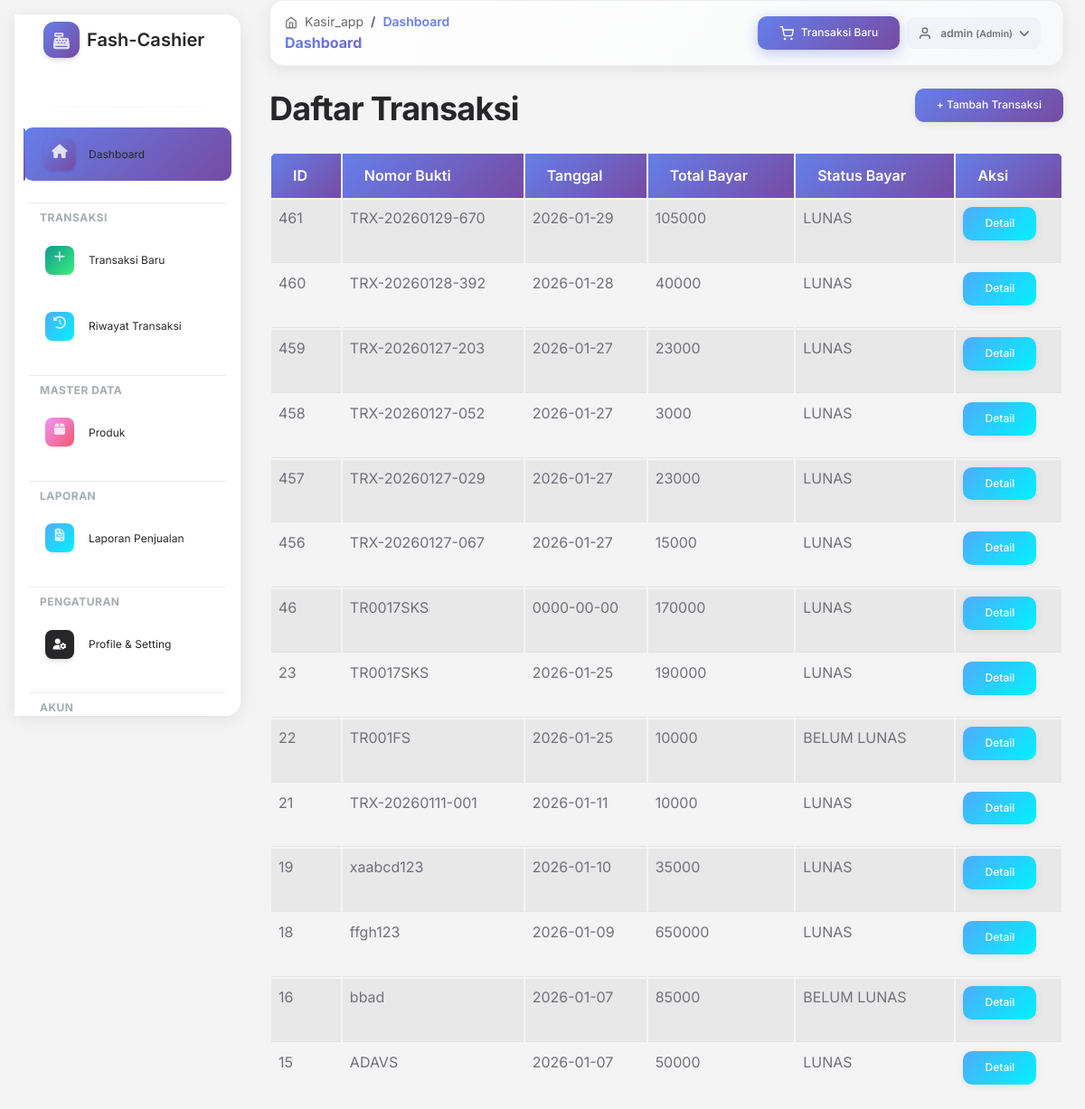
/transaksi/index.php (signed in), run on the app's committed database.
### tables this page shows
CREATE TABLE `transaksi` (
  `id` int(11) NOT NULL,
  `nomor_bukti` varchar(30) NOT NULL,
  `tanggal` date NOT NULL,
  `total_bayar` int(11) NOT NULL,
  `diskon` decimal(10,2) DEFAULT 0.00,
  `uang_bayar` decimal(10,2) DEFAULT 0.00,
  `kembalian` decimal(10,2) DEFAULT 0.00,
  `status_bayar` enum('BELUM LUNAS','LUNAS') DEFAULT 'BELUM LUNAS'
);

### transaksi/index.php (the view, shortened to what this page needs)
<?php
require_once '../config/database.php';
$result = mysqli_query($connection, "SELECT * FROM `transaksi` ORDER BY id DESC");
?>
<?php include '../views/'.$THEME.'/header.php'; ?>
<?php include '../views/'.$THEME.'/sidebar.php'; ?>
<?php include '../views/'.$THEME.'/topnav.php'; ?>
<?php include '../views/'.$THEME.'/upper_block.php'; ?>
<div class="d-flex justify-content-between align-items-center mb-3">
<h2>Daftar Transaksi</h2>
<a href="add.php" class="btn btn-primary">+ Tambah Transaksi</a>
</div>
<?php if (mysqli_num_rows($result) > 0): ?>
<div class="table-responsive">
<table class="table table-striped">
<thead>
<tr>
                                <th>ID</th>
                                <th>Nomor Bukti</th>
                                <th>Tanggal</th>
                                <th>Total Bayar</th>
                                <th>Status Bayar</th>
                                <th>Aksi</th>
</tr>
</thead>
<tbody>
<?php while ($row = mysqli_fetch_assoc($result)): ?>
<tr>
                                    <td><?= $row['id'] ?></td>
                                    <td><?= htmlspecialchars($row['nomor_bukti']) ?></td>
                                    <td><?= $row['tanggal'] ?></td>
                                    <td><?= htmlspecialchars($row['total_bayar']) ?></td>
                                    <td><?= htmlspecialchars($row['status_bayar']) ?></td>
                                    <td>
<a href="detail.php?id=<?= $row['id'] ?>" class="btn btn-sm btn-info">Detail</a>
</td>
</tr>
<?php endwhile; ?>
</tbody>
</table>
</div>
<?php else: ?>
<div class="alert alert-info">Belum ada data transaksi.</div>
<?php endif; ?>
<?php include '../views/'.$THEME.'/lower_block.php'; ?>
<?php include '../views/'.$THEME.'/footer.php'; ?>

### views/soft-ui/header.php (style rules this page uses)
:root { --primary-gradient: linear-gradient(135deg, #667eea 0%, #764ba2 100%); --success-gradient: linear-gradient(135deg, #11998e 0%, #38ef7d 100%); --info-gradient: linear-gradient(135deg, #4facfe 0%, #00f2fe 100%); --warning-gradient: linear-gradient(135deg, #f093fb 0%, #f5576c 100%); --transition-slow: all 0.4s cubic-bezier(0.4, 0, 0.2, 1); --transition-fast: all 0.2s ease; --shadow-sm: 0 2px 8px rgba(0,0,0,0.08); --shadow-md: 0 4px 16px rgba(0,0,0,0.12); --shadow-lg: 0 8px 32px rgba(0,0,0,0.15); --shadow-xl: 0 20px 40px rgba(0,0,0,0.2); }
body { font-family: 'Inter', -apple-system, BlinkMacSystemFont, 'Segoe UI', Roboto, 'Helvetica Neue', Arial, sans-serif; transition: var(--transition-slow); overflow-x: hidden; background-color: #f8f9fa !important; }
body.g-sidenav-show { animation: fadeIn 0.5s ease-out; }
.table-responsive { scrollbar-width: thin; scrollbar-color: #667eea #f1f1f1; }
.btn { border-radius: 10px !important; transition: var(--transition-slow); text-transform: capitalize; font-weight: 500; padding: 0.625rem 1.5rem; box-shadow: var(--shadow-sm); }
.btn-primary { background: var(--primary-gradient) !important; border: none !important; }
.btn-info { background: var(--info-gradient) !important; border: none !important; }
.table { border-radius: 12px; overflow: hidden; }
.table thead th { background: var(--primary-gradient); color: white; font-weight: 600; border: none; }
.table tbody tr { transition: var(--transition-fast); }
a { transition: var(--transition-fast); text-decoration: none; }

### data on the page
transaksi: id "461", nomor_bukti "TRX-20260129-670", tanggal "2026-01-29", total_bayar "105000", status_bayar "LUNAS"
transaksi: id "460", nomor_bukti "TRX-20260128-392", tanggal "2026-01-28", total_bayar "40000", status_bayar "LUNAS"
transaksi: id "459", nomor_bukti "TRX-20260127-203", tanggal "2026-01-27", total_bayar "23000", status_bayar "LUNAS"
transaksi: id "458", nomor_bukti "TRX-20260127-052", tanggal "2026-01-27", total_bayar "3000", status_bayar "LUNAS"
transaksi: id "457", nomor_bukti "TRX-20260127-029", tanggal "2026-01-27", total_bayar "23000", status_bayar "LUNAS"
transaksi: id "456", nomor_bukti "TRX-20260127-067", tanggal "2026-01-27", total_bayar "15000", status_bayar "LUNAS"
transaksi: id "46", nomor_bukti "TR0017SKS", tanggal "0000-00-00", total_bayar "170000", status_bayar "LUNAS"
transaksi: id "23", nomor_bukti "TR0017SKS", tanggal "2026-01-25", total_bayar "190000", status_bayar "LUNAS"
transaksi: id "22", nomor_bukti "TR001FS", tanggal "2026-01-25", total_bayar "10000", status_bayar "BELUM LUNAS"
transaksi: id "21", nomor_bukti "TRX-20260111-001", tanggal "2026-01-11", total_bayar "10000", status_bayar "LUNAS"
transaksi: id "19", nomor_bukti "xaabcd123", tanggal "2026-01-10", total_bayar "35000", status_bayar "LUNAS"
transaksi: id "18", nomor_bukti "ffgh123", tanggal "2026-01-09", total_bayar "650000", status_bayar "LUNAS"
transaksi: id "16", nomor_bukti "bbad", tanggal "2026-01-07", total_bayar "85000", status_bayar "BELUM LUNAS"
transaksi: id "15", nomor_bukti "ADAVS", tanggal "2026-01-07", total_bayar "50000", status_bayar "LUNAS"

### other printed values
$page_title "Dashboard"
$_SESSION['username'] "admin"
$_SESSION['role'] "Admin"
